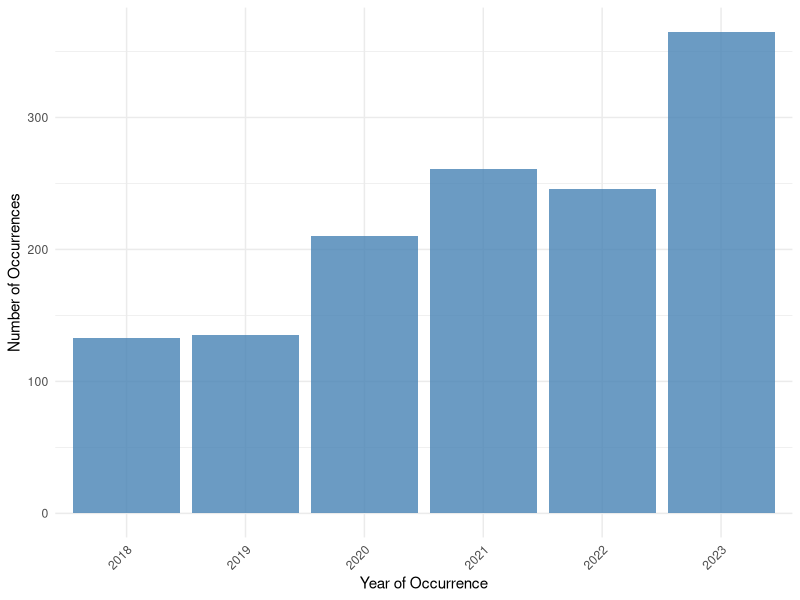
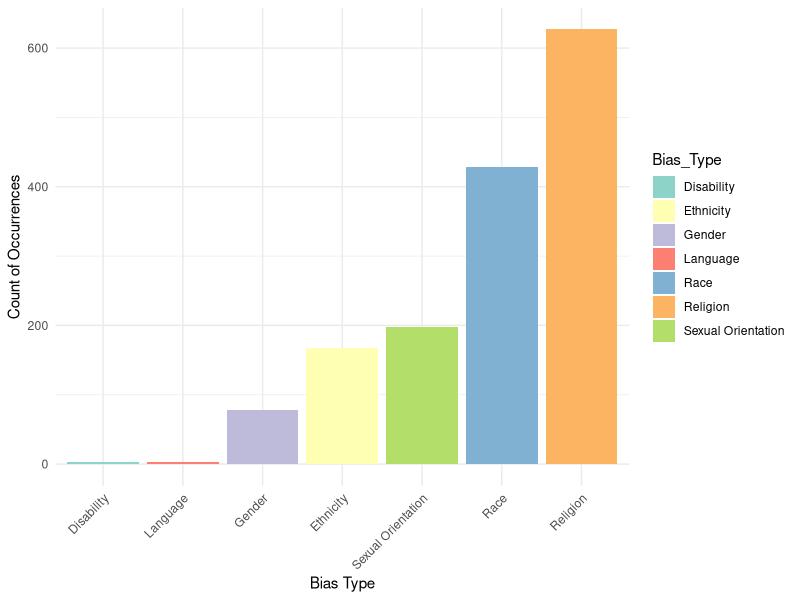
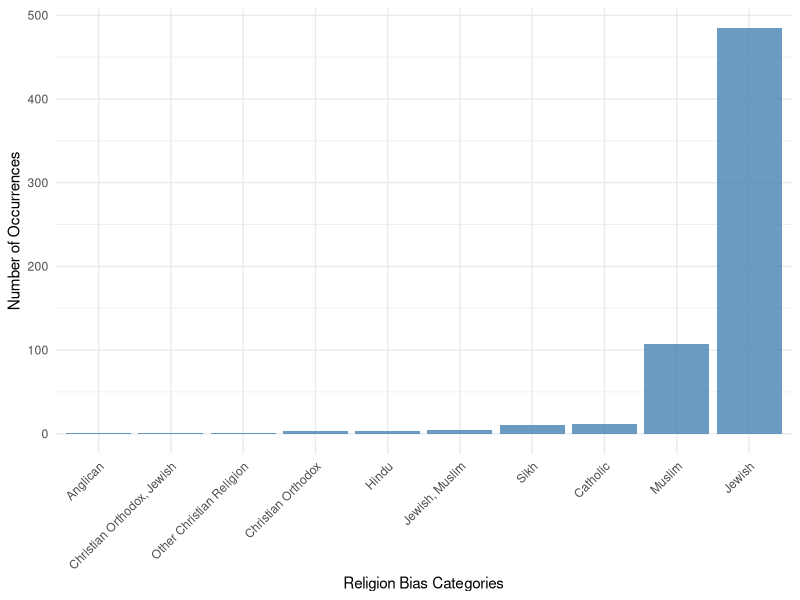
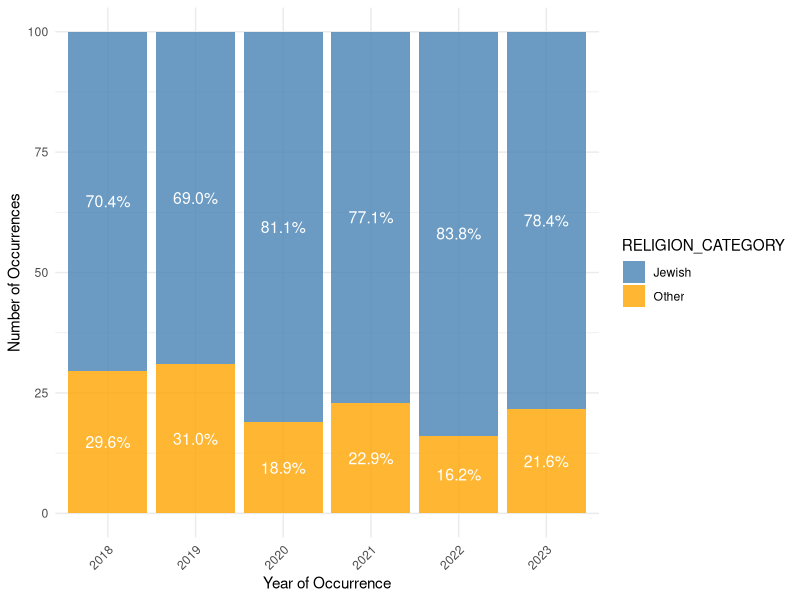
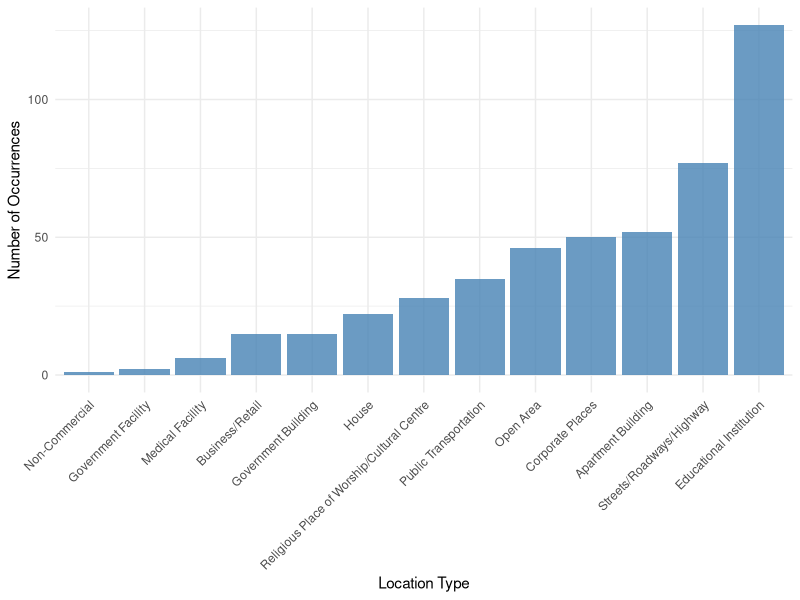

Recreate these plots in R, in order.
## ---- chunk 1
#| include: false
#| warning: false
#| message: false

library(tidyverse)
library(ggplot2)
library(dplyr)
library(knitr)
## ---- chunk 2
#| echo: false
#| warning: false
#| message: false
#| label: tbl-summary
#| tbl-cap: "Summary Statistics"

cleaned_data <- read_csv("../data/analysis_data/analysis_data.csv") 

# Summarize the counts of occurrences for different bias categories by year
bias_summary_by_year <- cleaned_data %>%
  group_by(OCCURRENCE_YEAR) %>%
  summarize(
    race_bias_count = sum(RACE_BIAS != "None"),
    ethnicity_bias_count = sum(ETHNICITY_BIAS != "None"),
    religion_bias_count = sum(RELIGION_BIAS != "None"),
    gender_bias_count = sum(GENDER_BIAS != "None"),
    sexual_orientation_bias_count = sum(SEXUAL_ORIENTATION_BIAS != "None"),
    disability_bias_count = sum(MENTAL_OR_PHYSICAL_DISABILITY != "None")
  ) %>%
  mutate(total_by_year = rowSums(across(starts_with("race_bias_count"):starts_with("disability_bias_count"))))

# Convert OCCURRENCE_YEAR to character
bias_summary_by_year <- bias_summary_by_year %>%
  mutate(OCCURRENCE_YEAR = as.character(OCCURRENCE_YEAR))

# Add a row to calculate the total for each bias category across all years
total_by_category <- bias_summary_by_year %>%
  summarize(
    OCCURRENCE_YEAR = "Total",
    race_bias_count = sum(race_bias_count),
    ethnicity_bias_count = sum(ethnicity_bias_count),
    religion_bias_count = sum(religion_bias_count),
    gender_bias_count = sum(gender_bias_count),
    sexual_orientation_bias_count = sum(sexual_orientation_bias_count),
    disability_bias_count = sum(disability_bias_count),
    total_by_year = sum(total_by_year)
  )

# Combine the summary by year with the total row
bias_summary_with_total <- bind_rows(bias_summary_by_year, total_by_category)

# Display the summary table with totals
bias_summary_with_total %>%
  kable(
    col.names = c("Year", "Race", "Ethnicity", "Religion", "Gender", "Sexual Orientation", "Disability", "Total"),
    format = "pipe" # Use pipe format for compatibility
  )

## ---- chunk 3
#| label: fig-yearly-occurrence
#| fig-cap: "Occurrences of Hate Crimes by Year"
#| echo: false

# Count occurrences by OCCURRENCE_YEAR without filtering
year_counts <- cleaned_data %>%
  count(OCCURRENCE_YEAR)

# Create the bar chart
ggplot(year_counts, aes(x = as.factor(OCCURRENCE_YEAR), y = n)) +
  geom_bar(stat = "identity", fill = "steelblue", alpha = 0.8) +
  theme_minimal() +
  labs(x = "Year of Occurrence", y = "Number of Occurrences") +
  scale_x_discrete(drop = FALSE) +
  theme(axis.text.x = element_text(angle = 45, hjust = 1))
## ---- chunk 4
#| label: fig-occurrence-by-bias
#| fig-cap: "Count of Occurrences Based on Different Bias Types"
#| echo: false
#| fig.width: 8
#| fig.height: 5

# Reshape the data to long format and count occurrences for each bias
bias_counts <- cleaned_data %>%
  select(RACE_BIAS, ETHNICITY_BIAS, SEXUAL_ORIENTATION_BIAS, GENDER_BIAS, LANGUAGE_BIAS, RELIGION_BIAS, MENTAL_OR_PHYSICAL_DISABILITY) %>%
  pivot_longer(cols = everything(), names_to = "Bias_Type", values_to = "Bias_Value") %>%
  mutate(Value = ifelse(Bias_Value == "None", 0, 1)) %>%
  group_by(Bias_Type) %>%
  summarise(Count = sum(Value))

# Modify Bias_Type for better readability
bias_counts <- bias_counts %>%
  mutate(Bias_Type = case_when(
    Bias_Type == "RACE_BIAS" ~ "Race",
    Bias_Type == "ETHNICITY_BIAS" ~ "Ethnicity",
    Bias_Type == "SEXUAL_ORIENTATION_BIAS" ~ "Sexual Orientation",
    Bias_Type == "GENDER_BIAS" ~ "Gender",
    Bias_Type == "LANGUAGE_BIAS" ~ "Language",
    Bias_Type == "RELIGION_BIAS" ~ "Religion",
    Bias_Type == "MENTAL_OR_PHYSICAL_DISABILITY" ~ "Disability",
    TRUE ~ Bias_Type
  ))

# Create a bar chart
ggplot(bias_counts, aes(x = reorder(Bias_Type, Count), y = Count, fill = Bias_Type)) +
  geom_bar(stat = "identity") +
  theme_minimal() +
  labs(x = "Bias Type", y = "Count of Occurrences") +
  scale_fill_brewer(palette = "Set3") +
  theme(axis.text.x = element_text(angle = 45, hjust = 1))
## ---- chunk 5
#| label: fig-religion-bias
#| fig-cap: "Occurrences of Hate Crimes by Religion Bias"
#| echo: false

# Filter out "None" from the RELIGION_BIAS column and count occurrences
religion_bias_counts <- cleaned_data %>%
  filter(RELIGION_BIAS != "None") %>%
  count(RELIGION_BIAS)

# Create the bar chart
ggplot(religion_bias_counts, aes(x = reorder(RELIGION_BIAS, n), y = n)) +
  geom_bar(stat = "identity", fill = "steelblue", alpha = 0.8) +
  theme_minimal() +
  labs(x = "Religion Bias Categories", y = "Number of Occurrences") +
  theme(axis.text.x = element_text(angle = 45, hjust = 1))
## ---- chunk 6
#| label: fig-Jewish-bias
#| fig-cap: "Trends in Hate Crimes by Religious Bias: Jewish vs. Other Religions"
#| echo: false

# Filter out "None" and create a new column for Race Bias categorization
race_counts <- cleaned_data %>%
  filter(RELIGION_BIAS != "None") %>%
  mutate(RELIGION_CATEGORY = ifelse(RELIGION_BIAS == "Jewish", "Jewish", "Other"))

# Count occurrences by OCCURRENCE_YEAR and RACE_CATEGORY
year_religion_counts <- race_counts %>%
  count(OCCURRENCE_YEAR, RELIGION_CATEGORY)

# Calculate percentage for each category within each year
year_religion_counts <- year_religion_counts %>%
  group_by(OCCURRENCE_YEAR) %>%
  mutate(percentage = n / sum(n) * 100)

# Create the stacked bar chart
ggplot(year_religion_counts, aes(x = as.factor(OCCURRENCE_YEAR), y = percentage, fill = RELIGION_CATEGORY)) +
  geom_bar(stat = "identity", position = "stack", alpha = 0.8) +
  scale_fill_manual(values = c("Jewish" = "steelblue", "Other" = "orange")) +
  theme_minimal() +
  labs(x = "Year of Occurrence", y = "Number of Occurrences") +
  theme(axis.text.x = element_text(angle = 45, hjust = 1)) +
  geom_text(aes(label = scales::percent(percentage / 100)), 
            position = position_stack(vjust = 0.5), 
            color = "white", size = 4)  # Adjust size and color as needed
## ---- chunk 7
#| label: fig-jewish-offence-location
#| fig-cap: "Occurrences of Hate Crimes by Primary Offence for Jewish Bias"
#| echo: false

# Filter out offenses for "Jewish" from the RELIGION_BIAS column and count occurrences
jewish_offence_counts <- cleaned_data %>%
  filter(RELIGION_BIAS == "Jewish") %>%
  drop_na(LOCATION_TYPE) %>%
  count(LOCATION_TYPE)

# Create a named vector with the old and new labels
location_labels <- c(
  "Apartment Building (Condo, Retirement Buidling, etc.)" = "Apartment Building", 
  "Business/Retail" = "Business/Retail", 
  "Educational Institution (Universities, Colleges, Schools, etc.)" = "Educational Institution", 
  "Government Building" = "Government Facility", 
  "Government Building (Courthouse, Museums, Parliament Building, etc.)" = "Government Building", 
  "House (Townhouse, Retirement Home, Garage, Vehicle, Cottage)" = "House", 
  "Medical Facility (Hospitals, Long-term Care, etc.)" = "Medical Facility", 
  "Non-Commercial/Non for Profit" = "Non-Commercial", 
  "Open Area, Park or Parking Lot" = "Open Area", 
  "Other Commercial / Corporate Places" = "Corporate Places", 
  "Public Transportation" = "Public Transportation", 
  "Religious Place of Worship/Cultural Centre" = "Religious Place of Worship/Cultural Centre", 
  "Streets/Roadways/Highway" = "Streets/Roadways/Highway" 
  
  # Add more mappings here as needed
)

# Create the bar chart with renamed x-axis labels
ggplot(jewish_offence_counts, aes(x = reorder(LOCATION_TYPE, n), y = n)) +
  geom_bar(stat = "identity", fill = "steelblue", alpha = 0.8) +
  theme_minimal() +
  labs(x = "Location Type", y = "Number of Occurrences") +  # Rename x-axis label
  scale_x_discrete(labels = location_labels) +  # Rename the x-axis categories
  theme(axis.text.x = element_text(angle = 45, hjust = 1))

